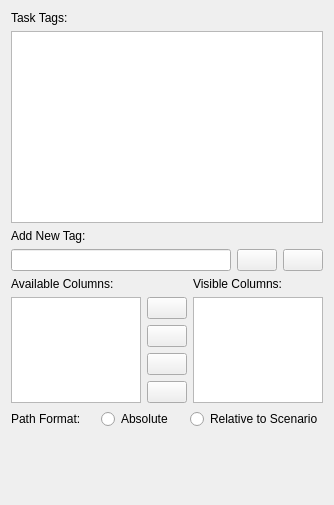
<?xml version="1.0" encoding="UTF-8"?>
<ui version="4.0">
 <class>TaskListPrefWidget</class>
 <widget class="QWidget" name="TaskListPrefWidget">
  <property name="geometry">
   <rect>
    <x>0</x>
    <y>0</y>
    <width>334</width>
    <height>505</height>
   </rect>
  </property>
  <property name="windowTitle">
   <string>Task List</string>
  </property>
  <layout class="QVBoxLayout" name="verticalLayout">
   <item>
    <layout class="QGridLayout" name="mTaskTagCustomizeLayout">
     <item row="5" column="1">
      <widget class="QPushButton" name="mRemoveButton">
       <property name="toolTip">
        <string>Click to remove the selected task tag from the list.</string>
       </property>
       <property name="text">
        <string/>
       </property>
       <property name="icon">
        <iconset theme="remove">
         <normaloff>.</normaloff>.</iconset>
       </property>
      </widget>
     </item>
     <item row="5" column="0">
      <widget class="QLineEdit" name="mTaskTagLineEdit">
       <property name="toolTip">
        <string>Type a new task tag to add to the list.</string>
       </property>
      </widget>
     </item>
     <item row="3" column="0" colspan="3">
      <widget class="QLabel" name="mNewTagLabel">
       <property name="text">
        <string>Add New Tag:</string>
       </property>
      </widget>
     </item>
     <item row="5" column="2">
      <widget class="QPushButton" name="mAddButton">
       <property name="toolTip">
        <string>Click to add the task tag provided in the text field.</string>
       </property>
       <property name="text">
        <string/>
       </property>
       <property name="icon">
        <iconset theme="add">
         <normaloff>.</normaloff>.</iconset>
       </property>
      </widget>
     </item>
     <item row="2" column="0" colspan="3">
      <widget class="QListWidget" name="mTaskTagList">
       <property name="toolTip">
        <string>List of available task tags used by the Task List.</string>
       </property>
      </widget>
     </item>
     <item row="1" column="0" colspan="3">
      <widget class="QLabel" name="mTaskTagLabel">
       <property name="text">
        <string>Task Tags:</string>
       </property>
      </widget>
     </item>
    </layout>
   </item>
   <item>
    <layout class="QGridLayout" name="mColumnCustomizeLayout">
     <item row="2" column="1">
      <widget class="QPushButton" name="mDown">
       <property name="text">
        <string/>
       </property>
       <property name="icon">
        <iconset theme="down">
         <normaloff>.</normaloff>.</iconset>
       </property>
      </widget>
     </item>
     <item row="0" column="0">
      <widget class="QLabel" name="mAvailableColumnsLabel">
       <property name="text">
        <string>Available Columns:</string>
       </property>
      </widget>
     </item>
     <item row="0" column="2">
      <widget class="QLabel" name="mVisibleColumnsLabel">
       <property name="text">
        <string>Visible Columns:</string>
       </property>
      </widget>
     </item>
     <item row="3" column="1">
      <widget class="QPushButton" name="mLeft">
       <property name="text">
        <string/>
       </property>
       <property name="icon">
        <iconset theme="left">
         <normaloff>.</normaloff>.</iconset>
       </property>
      </widget>
     </item>
     <item row="1" column="1">
      <widget class="QPushButton" name="mUp">
       <property name="text">
        <string/>
       </property>
       <property name="icon">
        <iconset theme="up">
         <normaloff>.</normaloff>.</iconset>
       </property>
      </widget>
     </item>
     <item row="4" column="1">
      <widget class="QPushButton" name="mRight">
       <property name="text">
        <string/>
       </property>
       <property name="icon">
        <iconset theme="right">
         <normaloff>.</normaloff>.</iconset>
       </property>
      </widget>
     </item>
     <item row="1" column="2" rowspan="4">
      <widget class="QListWidget" name="mVisibleColumns"/>
     </item>
     <item row="1" column="0" rowspan="4">
      <widget class="QListWidget" name="mAvailableColumns"/>
     </item>
    </layout>
   </item>
   <item>
    <layout class="QGridLayout" name="mPathFormatLayout">
     <item row="0" column="1">
      <widget class="QRadioButton" name="mAbsolutePathFormat">
       <property name="text">
        <string>Absolute</string>
       </property>
      </widget>
     </item>
     <item row="0" column="2">
      <widget class="QRadioButton" name="mRelativePathFormat">
       <property name="text">
        <string>Relative to Scenario</string>
       </property>
      </widget>
     </item>
     <item row="0" column="0">
      <widget class="QLabel" name="mPathFormatLabel">
       <property name="text">
        <string>Path Format:</string>
       </property>
      </widget>
     </item>
    </layout>
   </item>
   <item>
    <spacer name="mSpacer">
     <property name="orientation">
      <enum>Qt::Vertical</enum>
     </property>
     <property name="sizeHint" stdset="0">
      <size>
       <width>20</width>
       <height>40</height>
      </size>
     </property>
    </spacer>
   </item>
  </layout>
 </widget>
 <resources/>
 <connections/>
</ui>
